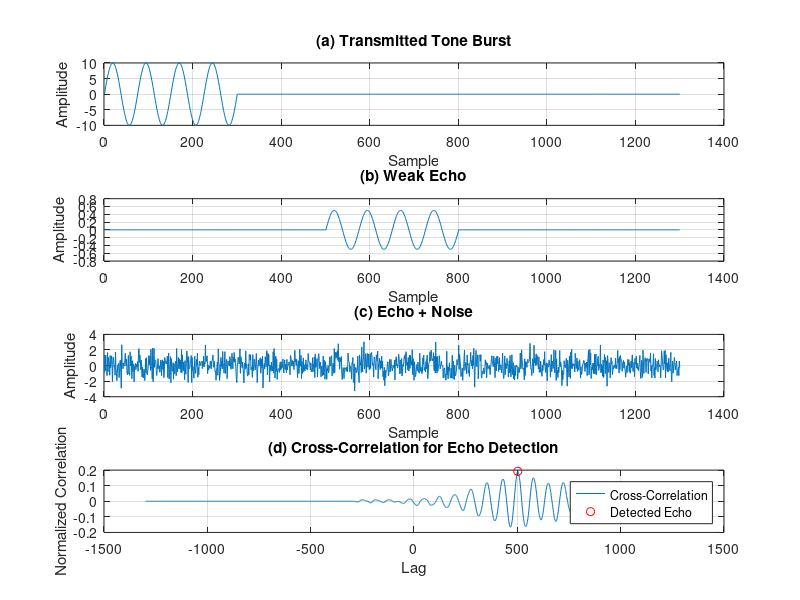

Reproduce this figure in MATLAB.
clc;
clear;
close all;

N = 1300;                  
echo_delay = 500;          
echo_amplitude = 0.5;      
noise_amplitude = 1.0;     

burst_length = 300;        
f0 = 4/burst_length;       

tx = zeros(1,N);

t = 0:burst_length-1;
tx(1:burst_length) = 10*sin(2*pi*f0*t);

echo = zeros(1,N);
echo(echo_delay+1:echo_delay+burst_length) = echo_amplitude*sin(2*pi*f0*t);
noise = noise_amplitude*randn(1,N);
received = echo + noise;

[rxy,lags] = xcorr(received,tx,'coeff');

[peak_value,peak_index] = max(abs(rxy));

detected_delay = lags(peak_index);

fprintf('Detected echo delay = %d samples\n', detected_delay);
fprintf('Correlation peak = %.4f\n', peak_value);

figure;

subplot(4,1,1);
plot(tx);
grid on;
xlabel('Sample');
ylabel('Amplitude');
title('(a) Transmitted Tone Burst');

subplot(4,1,2);
plot(echo);
grid on;
xlabel('Sample');
ylabel('Amplitude');
title('(b) Weak Echo');

subplot(4,1,3);
plot(received);
grid on;
xlabel('Sample');
ylabel('Amplitude');
title('(c) Echo + Noise');

subplot(4,1,4);
plot(lags,rxy);
grid on;
xlabel('Lag');
ylabel('Normalized Correlation');
title('(d) Cross-Correlation for Echo Detection');

hold on;
plot(detected_delay, rxy(peak_index), 'ro');
legend('Cross-Correlation','Detected Echo');
